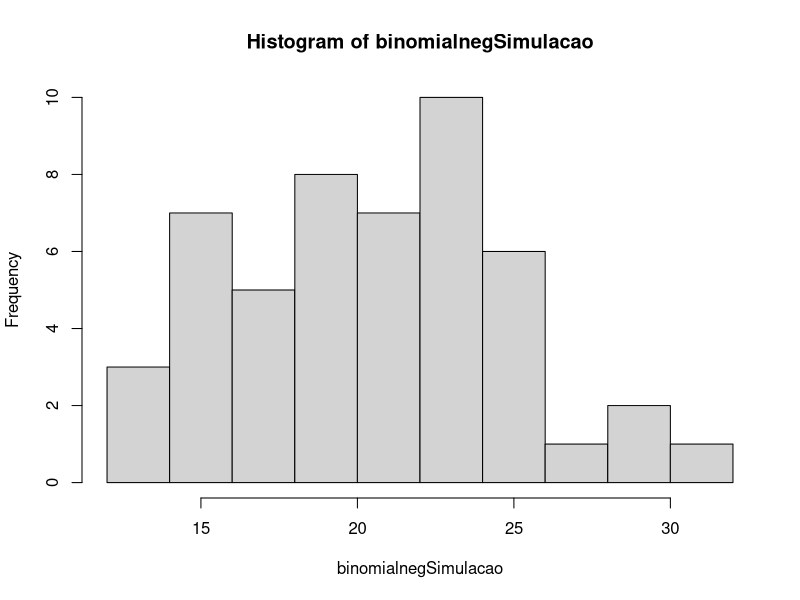
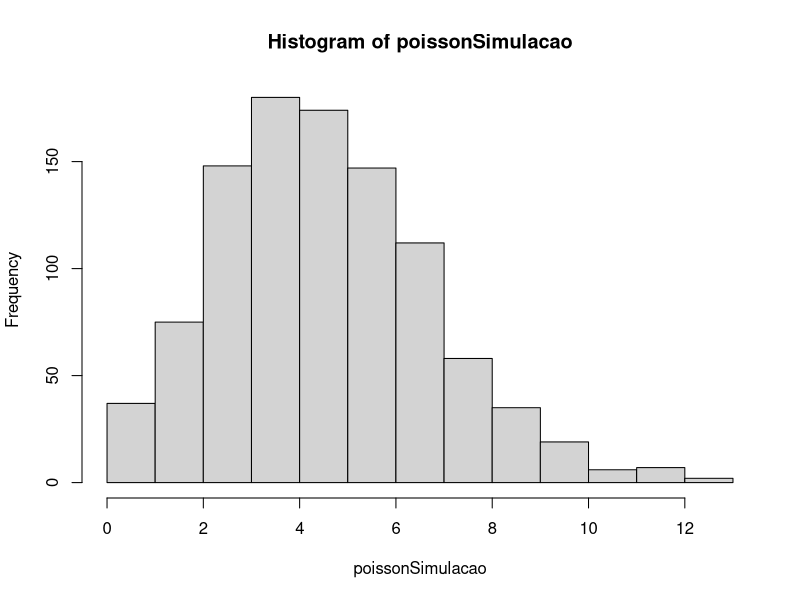
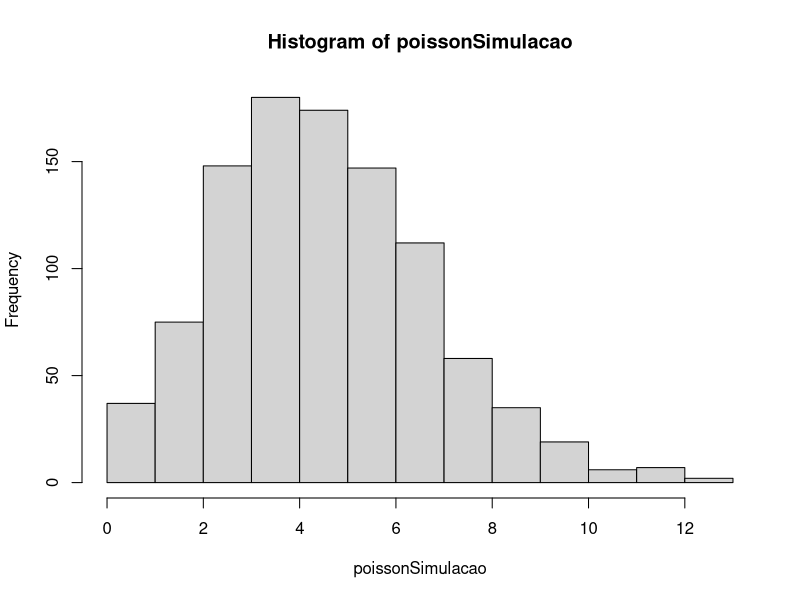
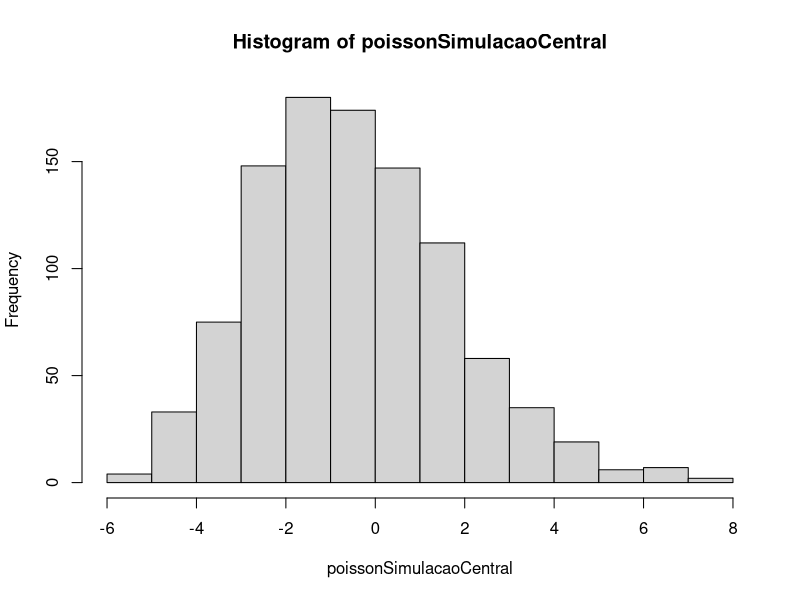
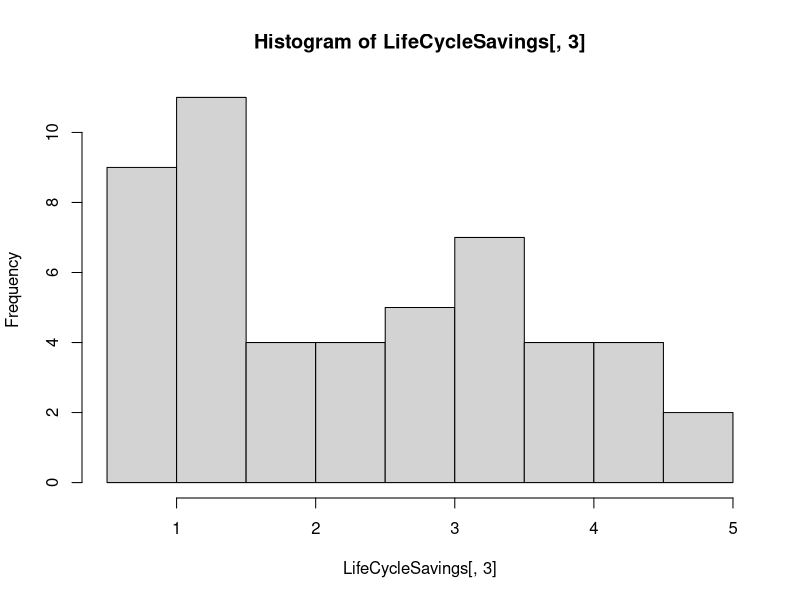
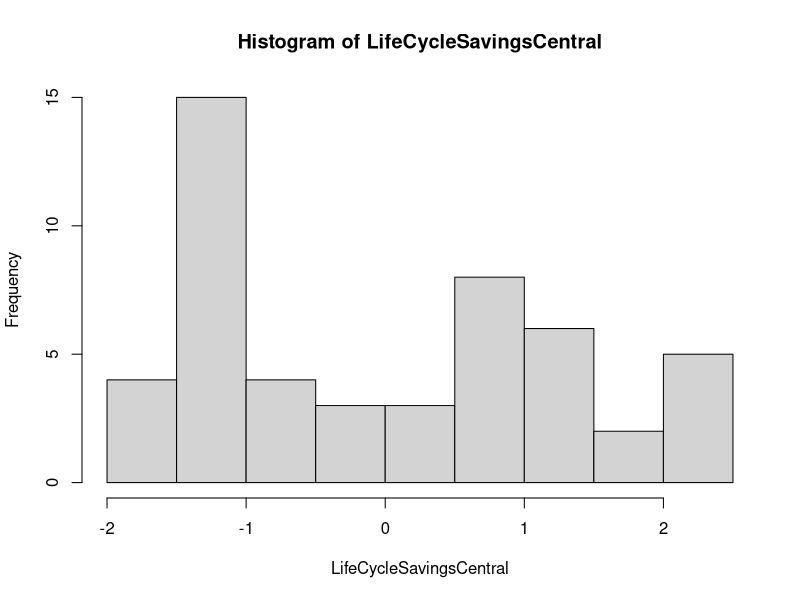

Here is the R script that generated these plots, in order:
# o R como calculadora

binomialnegSimulacao <- rnbinom(50, mu = 20, size = 1000)
hist(binomialnegSimulacao)
poissonSimulacao <- rpois(1000, 5)
hist(poissonSimulacao)

#centralizar simulacao poisson
poissonSimulacaoCentral <- poissonSimulacao - mean(poissonSimulacao)
hist(poissonSimulacao)
hist(poissonSimulacaoCentral)

#centralizar 
LifeCycleSavings[,3]
hist(LifeCycleSavings[,3])
LifeCycleSavingsCentral <- LifeCycleSavings[,3] - mean(LifeCycleSavings[,3]) 
hist(LifeCycleSavingsCentral)
